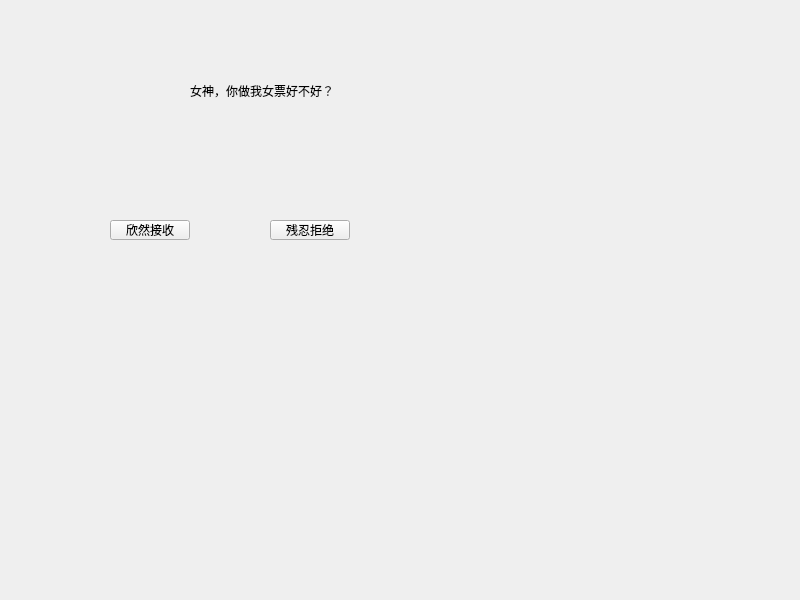
<?xml version="1.0" encoding="UTF-8"?>
<ui version="4.0">
 <class>Widget</class>
 <widget class="QWidget" name="Widget">
  <property name="geometry">
   <rect>
    <x>0</x>
    <y>0</y>
    <width>800</width>
    <height>600</height>
   </rect>
  </property>
  <property name="windowTitle">
   <string>Widget</string>
  </property>
  <widget class="QLabel" name="label">
   <property name="geometry">
    <rect>
     <x>190</x>
     <y>70</y>
     <width>151</width>
     <height>41</height>
    </rect>
   </property>
   <property name="text">
    <string>女神，你做我女票好不好？</string>
   </property>
  </widget>
  <widget class="QPushButton" name="pushButton_accept">
   <property name="geometry">
    <rect>
     <x>110</x>
     <y>220</y>
     <width>80</width>
     <height>20</height>
    </rect>
   </property>
   <property name="text">
    <string>欣然接收</string>
   </property>
  </widget>
  <widget class="QPushButton" name="pushButton_reject">
   <property name="geometry">
    <rect>
     <x>270</x>
     <y>220</y>
     <width>80</width>
     <height>20</height>
    </rect>
   </property>
   <property name="text">
    <string>残忍拒绝</string>
   </property>
  </widget>
 </widget>
 <resources/>
 <connections/>
</ui>
